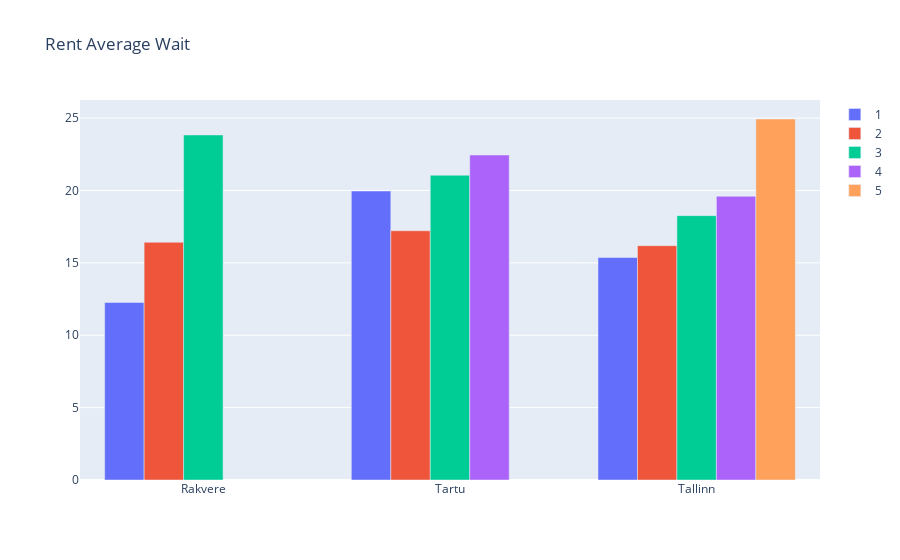

Here is the notebook cell this chart was saved with:
### Code cell
pyo.iplot(rent_plt)

### Figure 1 — Plotly figure (JSON) as saved in the notebook; plotly's stock layout.template omitted (floating-point values rounded to 4 significant figures)
{"data": [{"name": "1", "type": "bar", "x": ["Rakvere", "Tartu", "Tallinn"], "y": [12.27, 19.96, 15.37]}, {"name": "2", "type": "bar", "x": ["Rakvere", "Tallinn", "Tartu"], "y": [16.42, 16.19, 17.22]}, {"name": "3", "type": "bar", "x": ["Rakvere", "Tallinn", "Tartu"], "y": [23.83, 18.26, 21.05]}, {"name": "4", "type": "bar", "x": ["Tallinn", "Tartu"], "y": [19.6, 22.45]}, {"name": "5", "type": "bar", "x": ["Tallinn"], "y": [24.94]}], "layout": {"title": {"text": "Rent Average Wait"}}}
